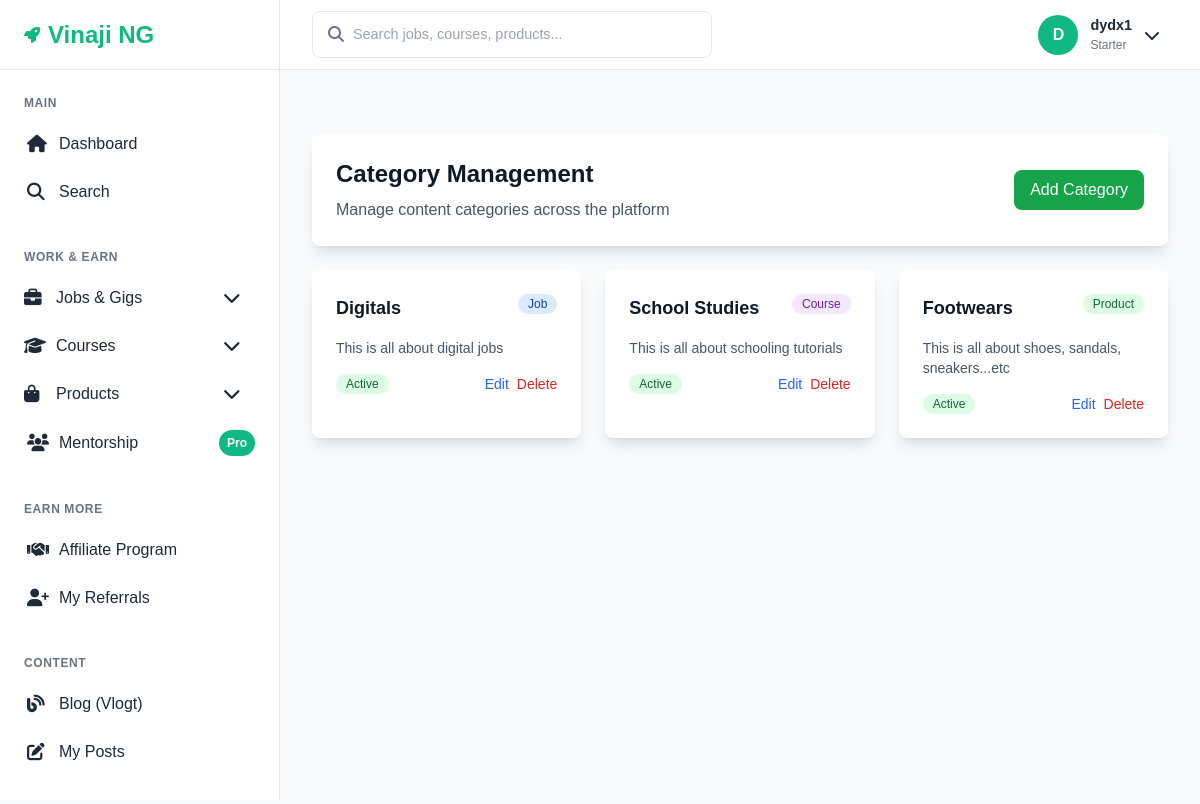
Screenshot of /site-admin/categories/ (signed in) with the database file from the repository.
### accounts/models.py (models this page shows, shortened)
class User(AbstractUser):
    SUBSCRIPTION_CHOICES = [
        ('starter', 'Starter'),
        ('pro', 'Pro'),
        ('mentorship', 'Mentorship'),
    ]
    subscription_level = models.CharField(
        max_length=20,
        choices=SUBSCRIPTION_CHOICES,
        default='starter'
    )
    referral_code = models.CharField(max_length=20, unique=True, blank=True)
    is_verified = models.BooleanField(default=False)
    date_updated = models.DateTimeField(auto_now=True)
    groups = models.ManyToManyField(
        Group,
        related_name="custom_user_groups",  # use "+" if you don’t need reverse access
        blank=True
    )
    user_permissions = models.ManyToManyField(
        Permission,
        related_name="custom_user_permissions",  # use "+" if you don’t need reverse access
        blank=True
    )

### site_core/models.py (models this page shows, shortened)
class Category(models.Model):
    CATEGORY_TYPES = [
        ('job', 'Job'),
        ('course', 'Course'),
        ('product', 'Product'),
        ('blog', 'Blog'),
    ]
    name = models.CharField(max_length=100)
    category_type = models.CharField(max_length=10, choices=CATEGORY_TYPES)
    description = models.TextField(blank=True)
    is_active = models.BooleanField(default=True)
    created_at = models.DateTimeField(auto_now_add=True)
    class Meta:
        verbose_name_plural = "Categories"
        unique_together = ['name', 'category_type']

### site_core/views.py (the view)
# urls.py: path('categories/', views.category_management, name='category_management'),
@staff_member_required
def category_management(request):
    categories = Category.objects.all()
    form = CategoryForm(request.POST or None)
    if request.method == 'POST' and form.is_valid():
        form.save()
        messages.success(request, 'Category created successfully.')
        return redirect('category_management')
    context = {
        'categories': categories,
        'form': form,
    }
    return render(request, 'admin_panel/category_management.html', context)

### site_core/forms.py
class CategoryForm(forms.ModelForm):
    class Meta:
        model = Category
        fields = ['name', 'category_type', 'description', 'is_active']
        widgets = {
            'description': forms.Textarea(attrs={'rows': 3}),
        }

### site_core/context_processors.py (called while the page is built)
def site_settings(request):
    return {
        'site_settings': SiteSetting.get_solo()
    }

### site_core/models.py (called while the page is built)
    @classmethod
    def get_solo(cls):
        obj, created = cls.objects.get_or_create(pk=1)
        return obj

### transactions/context_processors.py (called while the page is built)
def notifications_context(request):
    if request.user.is_authenticated:
        unread_count = Notification.objects.filter(
            user=request.user,
            is_read=False
        ).count()
        return {
            'unread_notifications_count': unread_count
        }
    return {
        'unread_notifications_count': 0
    }

### templates/admin_panel/category_management.html (shortened to what this page needs)
{% extends 'base.html' %}
{% block content %}
<div class="space-y-6">
    <div class="bg-white rounded-lg shadow-lg p-6">
        <div class="flex justify-between items-center">
            <div>
                <h1 class="text-2xl font-bold text-gray-900">Category Management</h1>
                <p class="text-gray-600 mt-2">Manage content categories across the platform</p>
            </div>
            <button onclick="document.getElementById('categoryModal').classList.remove('hidden')"
                    class="bg-green-600 text-white px-4 py-2 rounded-lg hover:bg-green-700 transition-colors">
                Add Category
            </button>
        </div>
    </div>
    <div class="grid grid-cols-1 md:grid-cols-2 lg:grid-cols-3 gap-6">
        {% for category in categories %}
        <div class="bg-white rounded-lg shadow-lg p-6">
            <div class="flex justify-between items-start mb-4">
                <h3 class="text-lg font-semibold text-gray-900">{{ category.name }}</h3>
                <span class="inline-flex items-center px-2.5 py-0.5 rounded-full text-xs font-medium
                    {% if category.category_type == 'job' %}bg-blue-100 text-blue-800
                    {% elif category.category_type == 'course' %}bg-purple-100 text-purple-800
                    {% elif category.category_type == 'product' %}bg-green-100 text-green-800
                    {% else %}bg-gray-100 text-gray-800{% endif %}">
                    {{ category.get_category_type_display }}
                </span>
            </div>
            {% if category.description %}
            <p class="text-gray-600 text-sm mb-4">{{ category.description }}</p>
            {% endif %}
            <div class="flex justify-between items-center">
                <span class="inline-flex items-center px-2.5 py-0.5 rounded-full text-xs font-medium
                    {% if category.is_active %}bg-green-100 text-green-800
                    {% else %}bg-red-100 text-red-800{% endif %}">
                    {% if category.is_active %}Active{% else %}Inactive{% endif %}
                </span>
                <div class="flex space-x-2">
                    <a href="{% url 'edit_category' category.id %}" class="text-blue-600 hover:text-blue-900 text-sm">Edit</a>
                    <a href="{% url 'delete_category' category.id %}" class="text-red-600 hover:text-red-900 text-sm"
                       onclick="return confirm('Are you sure you want to delete this category?')">Delete</a>
                </div>
            </div>
        </div>
        {% empty %}
        <div class="col-span-3 bg-white rounded-lg shadow-lg p-12 text-center">
            <i class="fas fa-tags text-gray-300 text-4xl mb-3"></i>
            <h3 class="text-xl font-semibold text-gray-900 mb-2">No Categories</h3>
            <p class="text-gray-600">Get started by creating your first category.</p>
        </div>
        {% endfor %}
    </div>
</div>
{% endblock %}

### templates/base.html (shortened to what this page needs)
{% load static %}
<!DOCTYPE html>
<html lang="en">
<head>
    <link href="{% static 'css/style.css' %}" rel="stylesheet">
    <script src="https://cdn.tailwindcss.com"></script>
    <link rel="stylesheet" href="https://cdnjs.cloudflare.com/ajax/libs/font-awesome/6.4.0/css/all.min.css">
</head>
<body>
    <aside class="sidebar" id="sidebar">
        <div class="sidebar-header">
            <a href="{% url 'dashboard' %}" class="logo">
                <i class="fas fa-rocket text-primary"></i>
                <span class="logo-text">Vinaji NG</span>
            </a>
        </div>
        <nav class="sidebar-nav">
            <div class="nav-section">
                <div class="nav-title">Main</div>
                <ul class="nav-links">
                    <li>
                        <a href="{% url 'dashboard' %}" class="nav-link {% if request.resolver_match.url_name == 'dashboard' %}active{% endif %}">
                            <i class="fas fa-home"></i>
                            Dashboard
                        </a>
                    </li>
                    <li>
                        <a href="{% url 'search_results' %}" class="nav-link">
                            <i class="fas fa-search"></i>
                            Search
                        </a>
                    </li>
                </ul>
            </div>
            <div class="nav-section">
                <div class="nav-title">Work & Earn</div>
                <ul class="nav-links">
                    <li class="dropdown">
                        <button class="nav-link dropdown-toggle" onclick="toggleDropdown(this)">
                            <i class="fas fa-briefcase"></i>
                            Jobs & Gigs
                            <i class="fas fa-chevron-down ml-auto text-sm"></i>
                        </button>
                    </li>
                    <li class="dropdown">
                        <button class="nav-link dropdown-toggle" onclick="toggleDropdown(this)">
                            <i class="fas fa-graduation-cap"></i>
                            Courses
                            <i class="fas fa-chevron-down ml-auto text-sm"></i>
                        </button>
                    </li>
                    <li class="dropdown">
                        <button class="nav-link dropdown-toggle" onclick="toggleDropdown(this)">
                            <i class="fas fa-shopping-bag"></i>
                            Products
                            <i class="fas fa-chevron-down ml-auto text-sm"></i>
                        </button>
                    </li>
                        <a href="{% url 'mentorship_list' %}" class="nav-link {% if 'mentorship' in request.resolver_match.url_name %}active{% endif %}">
                            <i class="fas fa-users"></i>
                            Mentorship
                            <span class="badge">Pro</span>
                        </a>
                </ul>
            </div>
            <div class="nav-section">
                <div class="nav-title">Earn More</div>
                <ul class="nav-links">
                    <li>
                        <a href="{% url 'affiliate_dashboard' %}" class="nav-link {% if 'affiliate' in request.resolver_match.url_name %}active{% endif %}">
                            <i class="fas fa-handshake"></i>
                            Affiliate Program
                        </a>
                    </li>
                    <li>
                        <a href="{% url 'referral_list' %}" class="nav-link {% if 'referral' in request.resolver_match.url_name %}active{% endif %}">
                            <i class="fas fa-user-plus"></i>
                            My Referrals
                        </a>
                    </li>
                </ul>
            </div>
            <div class="nav-section">
                <div class="nav-title">Content</div>
                <ul class="nav-links">
                    <li>
                        <a href="{% url 'blog_list' %}" class="nav-link {% if 'blog' in request.resolver_match.url_name %}active{% endif %}">
                            <i class="fas fa-blog"></i>
                            Blog (Vlogt)
                        </a>
                    </li>
                    <li>
                        <a href="{% url 'blog_manage' %}" class="nav-link {% if request.resolver_match.url_name == 'blog_manage' %}active{% endif %}">
                            <i class="fas fa-edit"></i>
                            My Posts
                        </a>
                    </li>
                </ul>
            </div>
        </nav>
    </aside>
    <header class="header">
        <div class="header-left">
            <div class="search-container">
                <i class="fas fa-search search-icon"></i>
                <form action="{% url 'search_results' %}" method="get">
                    <input type="text"
                           name="q"
                           class="search-input"
                           placeholder="Search jobs, courses, products..."
                           value="{{ request.GET.q }}">
                </form>
            </div>
        </div>
        <div class="header-right">
            {% if user.is_authenticated %}
                <div class="user-dropdown">
                    <button class="user-menu-btn" id="userMenuBtn">
                        <div class="user-avatar">
                            {{ user.username|first|upper }}
                        </div>
                        <div class="user-info">
                            <div class="user-name">{{ user.username }}</div>
                            <div class="user-role">{{ user.get_subscription_level_display }}</div>
                        </div>
                        <i class="fas fa-chevron-down"></i>
                    </button>
                </div>
            {% endif %}
        </div>
    </header>
    <main class="main-content">
        {% block content %}{% endblock %}
    </main>
</body>
</html>

### templates/base.html (style rules this page uses)
:root { --primary-color: #10b981; --primary-dark: #059669; --primary-light: #34d399; --secondary-color: #1f2937; --accent-color: #f59e0b; --text-dark: #1f2937; --text-light: #6b7280; --bg-light: #f9fafb; --bg-white: #ffffff; --border-color: #e5e7eb; --success-color: #10b981; --warning-color: #f59e0b; --error-color: #ef4444; --shadow: 0 1px 3px 0 rgba(0, 0, 0, 0.1), 0 1px 2px 0 rgba(0, 0, 0, 0.06); --shadow-lg: 0 10px 15px -3px rgba(0, 0, 0, 0.1), 0 4px 6px -2px rgba(0, 0, 0, 0.05); --sidebar-width: 280px; --header-height: 70px; }
* { margin: 0; padding: 0; box-sizing: border-box; }
body { font-family: 'Inter', sans-serif; line-height: 1.6; color: var(--text-dark); background-color: var(--bg-light); display: flex; min-height: 100vh; }
.sidebar { width: var(--sidebar-width); background: var(--bg-white); border-right: 1px solid var(--border-color); position: fixed; left: 0; top: 0; height: 100vh; overflow-y: auto; z-index: 100; transition: transform 0.3s ease; }
.sidebar-header { padding: 1.5rem; border-bottom: 1px solid var(--border-color); height: var(--header-height); display: flex; align-items: center; }
.logo { display: flex; align-items: center; text-decoration: none; }
.logo-text { font-size: 1.5rem; font-weight: 700; color: var(--primary-color); margin-left: 0.5rem; }
.sidebar-nav { padding: 1rem 0; }
.nav-section { margin-bottom: 1.5rem; }
.nav-title { padding: 0.5rem 1.5rem; font-size: 0.75rem; font-weight: 600; text-transform: uppercase; color: var(--text-light); letter-spacing: 0.05em; }
.nav-links { list-style: none; }
.nav-link { display: flex; align-items: center; padding: 0.75rem 1.5rem; color: var(--text-dark); text-decoration: none; transition: all 0.3s ease; border-left: 3px solid transparent; }
.nav-link i { width: 20px; margin-right: 0.75rem; font-size: 1.1rem; }
.nav-link .badge { margin-left: auto; background: var(--primary-color); color: white; padding: 0.25rem 0.5rem; border-radius: 1rem; font-size: 0.75rem; font-weight: 600; }
.header { position: fixed; top: 0; left: var(--sidebar-width); right: 0; height: var(--header-height); background: var(--bg-white); border-bottom: 1px solid var(--border-color); display: flex; align-items: center; justify-content: space-between; padding: 0 2rem; z-index: 99; transition: left 0.3s ease; }
.header-left { display: flex; align-items: center; gap: 1rem; }
.search-container { position: relative; width: 400px; }
.search-input { width: 100%; padding: 0.75rem 1rem 0.75rem 2.5rem; border: 1px solid var(--border-color); border-radius: 0.5rem; font-size: 0.9rem; transition: all 0.3s ease; }
.search-icon { position: absolute; left: 1rem; top: 50%; transform: translateY(-50%); color: var(--text-light); }
.header-right { display: flex; align-items: center; gap: 1rem; }
.user-dropdown { position: relative; }
.user-menu-btn { display: flex; align-items: center; gap: 0.75rem; background: none; border: none; cursor: pointer; padding: 0.5rem; border-radius: 0.5rem; transition: background 0.3s ease; }
.user-avatar { width: 40px; height: 40px; border-radius: 50%; background: var(--primary-color); color: white; display: flex; align-items: center; justify-content: center; font-weight: 600; font-size: 1rem; }
.user-info { text-align: left; }
.user-name { font-weight: 600; font-size: 0.9rem; }
.user-role { font-size: 0.75rem; color: var(--text-light); }
.main-content { flex: 1; margin-left: var(--sidebar-width); margin-top: var(--header-height); padding: 2rem; transition: margin-left 0.3s ease; min-height: 100vh; }
.dropdown-toggle { width: 100%; text-align: left; background: none; border: none; color: inherit; font: inherit; cursor: pointer; }
.text-primary { color: var(--primary-color); }
.flex { display: flex; }
.items-center { align-items: center; }
.justify-between { justify-content: space-between; }
.mb-4 { margin-bottom: 1rem; }

### rows the page displays
User: username|first "D", username "dydx1", subscription_level "Starter"
Category: name "Digitals", category_type "Job", description "This is all about digital jobs", is_active "Active"
Category: name "School Studies", category_type "Course", description "This is all about schooling tutorials", is_active "Active"
Category: name "Footwears", category_type "Product", description "This is all about shoes, sandals, sneakers...etc", is_active "Active"
